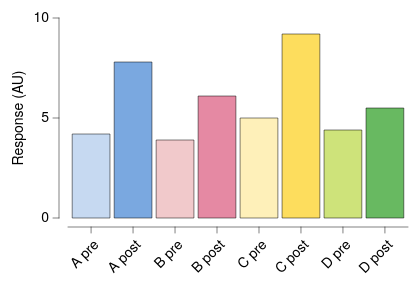

Write the Vega-Lite specification saved for this chart.
### Vega-Lite specification from a JSON file in a GitHub repository (floating-point values rounded to 4 significant figures)
{"background": null, "config": {"arc": {"fill": "#DBDBDB", "fillOpacity": 1.0, "innerRadius": 25.0, "padAngle": 0.03, "stroke": "black", "strokeOpacity": 1, "strokeWidth": 0.25}, "area": {"fill": "#DBDBDB", "fillOpacity": 1.0, "stroke": "black", "strokeOpacity": 1, "strokeWidth": 0.25}, "axis": {"domain": true, "domainCap": "round", "domainColor": "black", "domainWidth": 0.25, "grid": false, "gridCap": "round", "gridColor": "#F1F1F1", "gridDash": [0, 0], "gridOpacity": 1.0, "gridWidth": 0.25, "labelColor": "black", "labelFont": "HelveticaNeue", "labelFontSize": 7, "labelFontStyle": "normal", "labelFontWeight": 400, "offset": 4.5, "ticks": true, "tickCap": "round", "tickColor": "black", "tickRound": false, "tickSize": 3, "tickWidth": 0.25, "titleColor": "black", "titleFont": "HelveticaNeue", "titleFontSize": 7, "titleFontStyle": "normal", "titleFontWeight": 400}, "axisX": {"domain": true, "labelAlign": "right", "labelAngle": 315, "labels": true, "ticks": true, "translate": 0}, "axisY": {"domain": true, "labelAlign": "right", "labelAngle": 0, "labels": true, "ticks": true, "translate": 0}, "axisRight": {"domain": true, "labelAlign": "left", "labelAngle": 0, "labels": true, "ticks": true, "translate": 0}, "axisTop": {"domain": true, "labelAlign": "left", "labelAngle": 45, "labels": true, "ticks": true, "translate": 0}, "axisBand": {"tickOffset": 0}, "bar": {"fill": "#DBDBDB", "fillOpacity": 1.0, "stroke": "black", "strokeOpacity": 1, "strokeWidth": 0.25}, "boxplot": {"size": 9.0, "ticks": {"cornerRadius": 0.25, "fill": "black", "size": 4.5, "thickness": 0.25}, "box": {"fillOpacity": 1.0, "stroke": "black", "strokeOpacity": 1, "strokeWidth": 0.25}, "median": {"fill": "black", "fillOpacity": 1.0, "size": 9.0, "thickness": 0.25}, "rule": {"fill": "black", "fillOpacity": 1.0, "size": 10.0, "stroke": "black", "strokeDash": [0, 0], "strokeOpacity": 1, "strokeWidth": 0.25}, "outliers": {"color": "black", "fill": "black", "fillOpacity": 1.0, "size": 0, "stroke": "black", "strokeOpacity": 1, "strokeWidth": 0.25}}, "circle": {"fill": "black", "fillOpacity": 1.0, "size": 0.5, "stroke": null, "strokeOpacity": 1, "strokeWidth": 0.25}, "errorband": {"band": {"fillOpacity": 0.6, "stroke": null, "strokeWidth": 0.25, "strokeOpacity": 1}, "borders": {"opacity": 0, "strokeOpacity": 0.25, "strokeWidth": 1}}, "errorbar": {"opacity": 1, "rule": {"strokeDash": [0, 0], "strokeWidth": 0.25}, "ticks": {"color": "black", "cornerRadius": 0.125, "opacity": 1, "size": 6.0, "thickness": 0.25}, "thickness": 0.25}, "font": "HelveticaNeue", "geoshape": {"fill": "#DBDBDB", "fillOpacity": 1.0, "stroke": "black", "strokeOpacity": 1, "strokeWidth": 0.25}, "header": {"labelColor": "black", "labelFont": "HelveticaNeue", "labelFontSize": 7, "labelFontStyle": "normal", "labelFontWeight": 400, "titleColor": "black", "titleFont": "HelveticaNeue", "titleFontSize": 7, "titleFontStyle": "normal", "titleFontWeight": 400, "titlePadding": 0}, "legend": {"disable": false, "offset": 4.5, "gradientLength": 50.0, "gradientThickness": 5.0, "gradientOpacity": 1.0, "gradientStrokeColor": "black", "gradientStrokeWidth": 0.25, "labelColor": "black", "labelFont": "HelveticaNeue", "labelFontSize": 7, "labelFontStyle": "normal", "labelFontWeight": 400, "strokeColor": "black", "strokeWidth": 0, "symbolSize": 42, "symbolStrokeColor": "black", "symbolStrokeWidth": 0.25, "titleColor": "black", "titleFont": "HelveticaNeue", "titleFontSize": 7, "titleFontStyle": "normal", "titleFontWeight": 400}, "line": {"color": "black", "stroke": "black", "strokeCap": "round", "strokeDash": [0, 0], "strokeOpacity": 1, "strokeWidth": 0.375}, "point": {"filled": true, "fill": "#DBDBDB", "fillOpacity": 1.0, "size": 5.0, "stroke": "black", "strokeOpacity": 1, "strokeWidth": 0.25}, "range": {"category": ["#C6D9F1", "#F1C9CB", "#FEF0B9", "#CEE37A", "#7AA8E0", "#E589A3", "#FDDD5D", "#68B961", "#4177B1", "#C35082", "#E5C227", "#438156"], "diverging": {"scheme": ["#C35082", "#CE6D94", "#D989A7", "#E2A4BA", "#EABFCE", "#F1DBE2", "#F6F6F6", "#D7E0EB", "#B9CBE0", "#9BB6D5", "#7DA1C9", "#5F8CBD", "#4177B1"]}, "heatmap": {"scheme": ["#DFE9F7", "#C6D9F1", "#ADC8EC", "#94B8E6", "#7AA8E0", "#6097DA", "#4D87CA", "#4177B1", "#386898", "#2F597F", "#264A69", "#1D3A58"]}, "ordinal": {"scheme": ["#F1F1F1", "#DBDBDB", "#C6C6C6", "#B2B2B2", "#9D9D9D", "#898989", "#767676", "#636363", "#515151", "#404040", "#2F2F2F", "#1F1F1F"]}, "ramp": {"scheme": ["#DFE9F7", "#C6D9F1", "#ADC8EC", "#94B8E6", "#7AA8E0", "#6097DA", "#4D87CA", "#4177B1", "#386898", "#2F597F", "#264A69", "#1D3A58"]}}, "rule": {"color": "black", "stroke": "black", "strokeCap": "round", "strokeDash": [2, 2], "strokeOpacity": 1, "strokeWidth": 0.25}, "scale": {"bandPaddingInner": 0.1, "bandPaddingOuter": 0.1, "round": false}, "rect": {"fill": "#DBDBDB", "fillOpacity": 1.0, "stroke": "black", "strokeOpacity": 1, "strokeWidth": 0.25}, "square": {"fill": "#DBDBDB", "fillOpacity": 1.0, "size": 10.0, "stroke": "black", "strokeOpacity": 1, "strokeWidth": 0.25}, "text": {"color": "black", "font": "HelveticaNeue", "fontSize": 7, "fontStyle": "normal", "fontWeight": 400}, "title": {"anchor": "middle", "frame": "group", "color": "black", "font": "HelveticaNeue", "fontSize": 7, "fontStyle": "normal", "fontWeight": 400, "subtitleColor": "black", "subtitleFont": "HelveticaNeue", "subtitleFontSize": "HelveticaNeue", "subtitleFontStyle": "normal", "subtitleFontWeight": 400}, "view": {"continuousWidth": 170, "continuousHeight": 100, "discreteWidth": 170, "discreteHeight": 100, "fill": null, "stroke": null, "strokeWidth": 0.25}}, "data": {"name": "data-13aaabbe96b52cd3daac2fe27d1f9518"}, "mark": {"type": "bar"}, "encoding": {"color": {"field": "condition", "legend": null, "scale": {"range": ["#C6D9F1", "#7AA8E0", "#F1C9CB", "#E589A3", "#FEF0B9", "#FDDD5D", "#CEE37A", "#68B961"]}, "sort": null, "type": "nominal"}, "x": {"field": "condition", "sort": null, "title": null, "type": "nominal"}, "y": {"field": "response", "title": "Response (AU)", "type": "quantitative"}}, "$schema": "https://vega.github.io/schema/vega-lite/v6.4.1.json", "datasets": {"data-13aaabbe96b52cd3daac2fe27d1f9518": [{"condition": "A pre", "response": 4.2}, {"condition": "A post", "response": 7.8}, {"condition": "B pre", "response": 3.9}, {"condition": "B post", "response": 6.1}, {"condition": "C pre", "response": 5.0}, {"condition": "C post", "response": 9.2}, {"condition": "D pre", "response": 4.4}, {"condition": "D post", "response": 5.5}]}}
